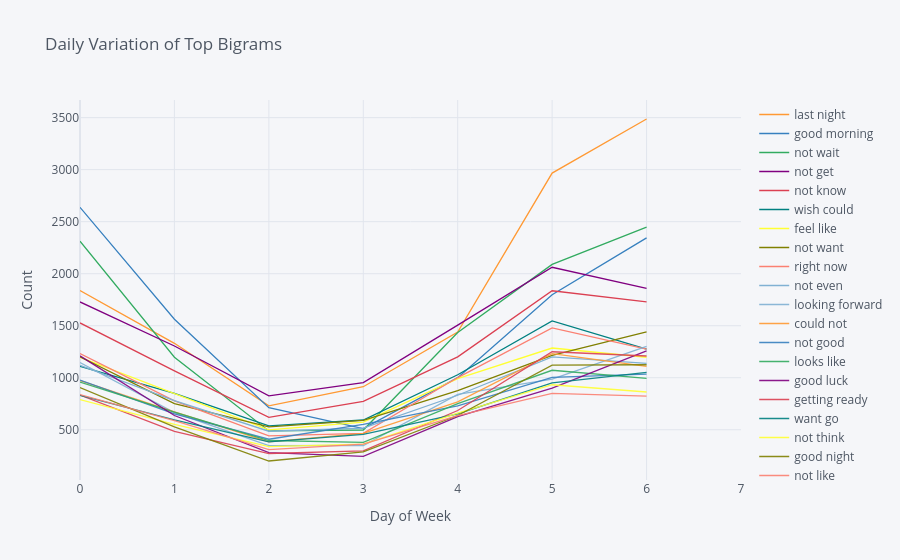

Here is the notebook cell this chart was saved with:
### Code cell
configure_plotly_browser_state()
daily.iplot(yTitle='Count', xTitle = 'Day of Week', title='Daily Variation of Top Bigrams')

### Figure 1 — Plotly figure (JSON) as saved in the notebook; plotly's stock layout.template omitted (floating-point values rounded to 4 significant figures)
{"data": [{"line": {"color": "rgba(255, 153, 51, 1.0)", "dash": "solid", "shape": "linear", "width": 1.3}, "mode": "lines", "name": "last night", "text": "", "type": "scatter", "x": [0, 1, 2, 3, 4, 5, 6, 7], "y": [1839, 1331, 730, 914, 1439, 2967, 3487, ""]}, {"line": {"color": "rgba(55, 128, 191, 1.0)", "dash": "solid", "shape": "linear", "width": 1.3}, "mode": "lines", "name": "good morning", "text": "", "type": "scatter", "x": [0, 1, 2, 3, 4, 5, 6, 7], "y": [2638, 1563, 712, 512, 1001, 1798, 2344, ""]}, {"line": {"color": "rgba(50, 171, 96, 1.0)", "dash": "solid", "shape": "linear", "width": 1.3}, "mode": "lines", "name": "not wait", "text": "", "type": "scatter", "x": [0, 1, 2, 3, 4, 5, 6, 7], "y": [2313, 1198, 489, 498, 1435, 2090, 2447, ""]}, {"line": {"color": "rgba(128, 0, 128, 1.0)", "dash": "solid", "shape": "linear", "width": 1.3}, "mode": "lines", "name": "not get", "text": "", "type": "scatter", "x": [0, 1, 2, 3, 4, 5, 6, 7], "y": [1729, 1305, 826, 953, 1506, 2062, 1859, ""]}, {"line": {"color": "rgba(219, 64, 82, 1.0)", "dash": "solid", "shape": "linear", "width": 1.3}, "mode": "lines", "name": "not know", "text": "", "type": "scatter", "x": [0, 1, 2, 3, 4, 5, 6, 7], "y": [1527, 1066, 620, 774, 1201, 1836, 1729, ""]}, {"line": {"color": "rgba(0, 128, 128, 1.0)", "dash": "solid", "shape": "linear", "width": 1.3}, "mode": "lines", "name": "wish could", "text": "", "type": "scatter", "x": [0, 1, 2, 3, 4, 5, 6, 7], "y": [1110, 849, 538, 594, 1029, 1546, 1275, ""]}, {"line": {"color": "rgba(255, 255, 51, 1.0)", "dash": "solid", "shape": "linear", "width": 1.3}, "mode": "lines", "name": "feel like", "text": "", "type": "scatter", "x": [0, 1, 2, 3, 4, 5, 6, 7], "y": [1196, 849, 500, 573, 991, 1286, 1197, ""]}, {"line": {"color": "rgba(128, 128, 0, 1.0)", "dash": "solid", "shape": "linear", "width": 1.3}, "mode": "lines", "name": "not want", "text": "", "type": "scatter", "x": [0, 1, 2, 3, 4, 5, 6, 7], "y": [1202, 752, 528, 591, 876, 1216, 1441, ""]}, {"line": {"color": "rgba(251, 128, 114, 1.0)", "dash": "solid", "shape": "linear", "width": 1.3}, "mode": "lines", "name": "right now", "text": "", "type": "scatter", "x": [0, 1, 2, 3, 4, 5, 6, 7], "y": [1233, 778, 442, 465, 1002, 1480, 1275, ""]}, {"line": {"color": "rgba(128, 177, 211, 1.0)", "dash": "solid", "shape": "linear", "width": 1.3}, "mode": "lines", "name": "not even", "text": "", "type": "scatter", "x": [0, 1, 2, 3, 4, 5, 6, 7], "y": [1120, 780, 486, 516, 832, 1201, 1139, ""]}, {"line": {"color": "rgba(128, 177, 211, 0.8999999999999999)", "dash": "solid", "shape": "linear", "width": 1.3}, "mode": "lines", "name": "looking forward", "text": "", "type": "scatter", "x": [0, 1, 2, 3, 4, 5, 6, 7], "y": [1146, 665, 348, 349, 840, 987, 1301, ""]}, {"line": {"color": "rgba(255, 153, 51, 0.8999999999999999)", "dash": "solid", "shape": "linear", "width": 1.3}, "mode": "lines", "name": "could not", "text": "", "type": "scatter", "x": [0, 1, 2, 3, 4, 5, 6, 7], "y": [972, 671, 384, 466, 769, 1232, 1109, ""]}, {"line": {"color": "rgba(55, 128, 191, 0.8999999999999999)", "dash": "solid", "shape": "linear", "width": 1.3}, "mode": "lines", "name": "not good", "text": "", "type": "scatter", "x": [0, 1, 2, 3, 4, 5, 6, 7], "y": [977, 653, 409, 553, 729, 1004, 1035, ""]}, {"line": {"color": "rgba(50, 171, 96, 0.8999999999999999)", "dash": "solid", "shape": "linear", "width": 1.3}, "mode": "lines", "name": "looks like", "text": "", "type": "scatter", "x": [0, 1, 2, 3, 4, 5, 6, 7], "y": [959, 669, 397, 379, 752, 1072, 995, ""]}, {"line": {"color": "rgba(128, 0, 128, 0.8999999999999999)", "dash": "solid", "shape": "linear", "width": 1.3}, "mode": "lines", "name": "good luck", "text": "", "type": "scatter", "x": [0, 1, 2, 3, 4, 5, 6, 7], "y": [1210, 637, 280, 245, 626, 900, 1258, ""]}, {"line": {"color": "rgba(219, 64, 82, 0.8999999999999999)", "dash": "solid", "shape": "linear", "width": 1.3}, "mode": "lines", "name": "getting ready", "text": "", "type": "scatter", "x": [0, 1, 2, 3, 4, 5, 6, 7], "y": [834, 485, 272, 298, 685, 1250, 1209, ""]}, {"line": {"color": "rgba(0, 128, 128, 0.8999999999999999)", "dash": "solid", "shape": "linear", "width": 1.3}, "mode": "lines", "name": "want go", "text": "", "type": "scatter", "x": [0, 1, 2, 3, 4, 5, 6, 7], "y": [830, 595, 383, 456, 653, 951, 1051, ""]}, {"line": {"color": "rgba(255, 255, 51, 0.8999999999999999)", "dash": "solid", "shape": "linear", "width": 1.3}, "mode": "lines", "name": "not think", "text": "", "type": "scatter", "x": [0, 1, 2, 3, 4, 5, 6, 7], "y": [791, 552, 338, 363, 661, 933, 863, ""]}, {"line": {"color": "rgba(128, 128, 0, 0.8999999999999999)", "dash": "solid", "shape": "linear", "width": 1.3}, "mode": "lines", "name": "good night", "text": "", "type": "scatter", "x": [0, 1, 2, 3, 4, 5, 6, 7], "y": [906, 529, 200, 287, 637, 1121, 1125, ""]}, {"line": {"color": "rgba(251, 128, 114, 0.8999999999999999)", "dash": "solid", "shape": "linear", "width": 1.3}, "mode": "lines", "name": "not like", "text": "", "type": "scatter", "x": [0, 1, 2, 3, 4, 5, 6, 7], "y": [839, 587, 309, 362, 635, 849, 823, ""]}], "layout": {"legend": {"bgcolor": "#F5F6F9", "font": {"color": "#4D5663"}}, "paper_bgcolor": "#F5F6F9", "plot_bgcolor": "#F5F6F9", "title": {"font": {"color": "#4D5663"}, "text": "Daily Variation of Top Bigrams"}, "xaxis": {"gridcolor": "#E1E5ED", "showgrid": true, "tickfont": {"color": "#4D5663"}, "title": {"font": {"color": "#4D5663"}, "text": "Day of Week"}, "zerolinecolor": "#E1E5ED"}, "yaxis": {"gridcolor": "#E1E5ED", "showgrid": true, "tickfont": {"color": "#4D5663"}, "title": {"font": {"color": "#4D5663"}, "text": "Count"}, "zerolinecolor": "#E1E5ED"}}}
